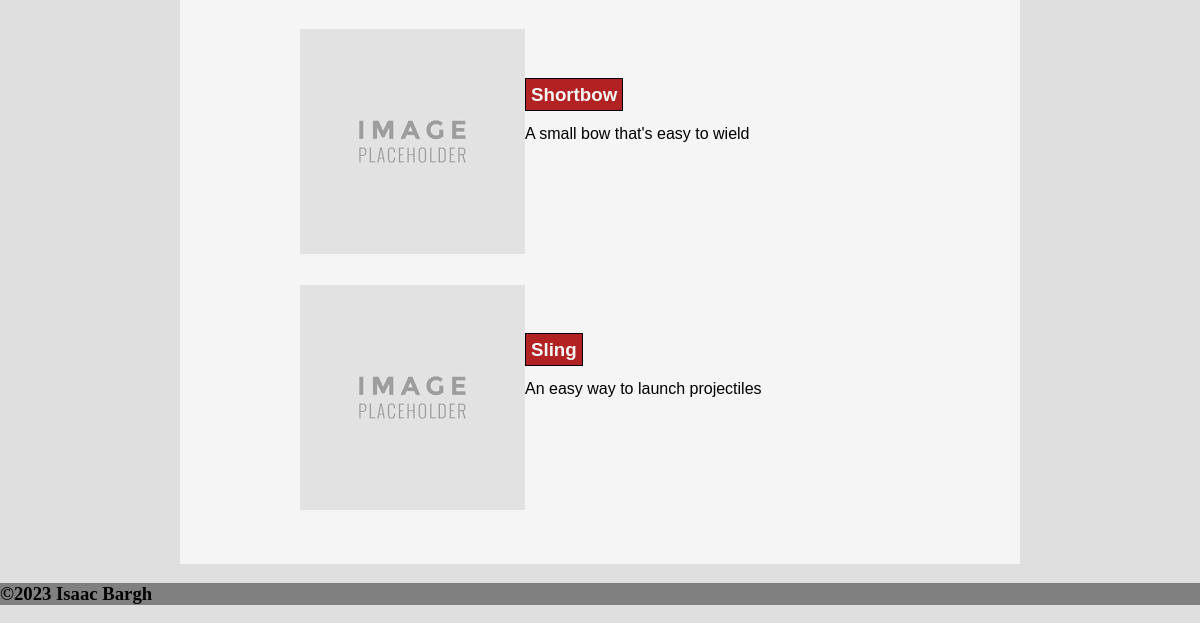
The app's page /all_equipment (lower part), older data.
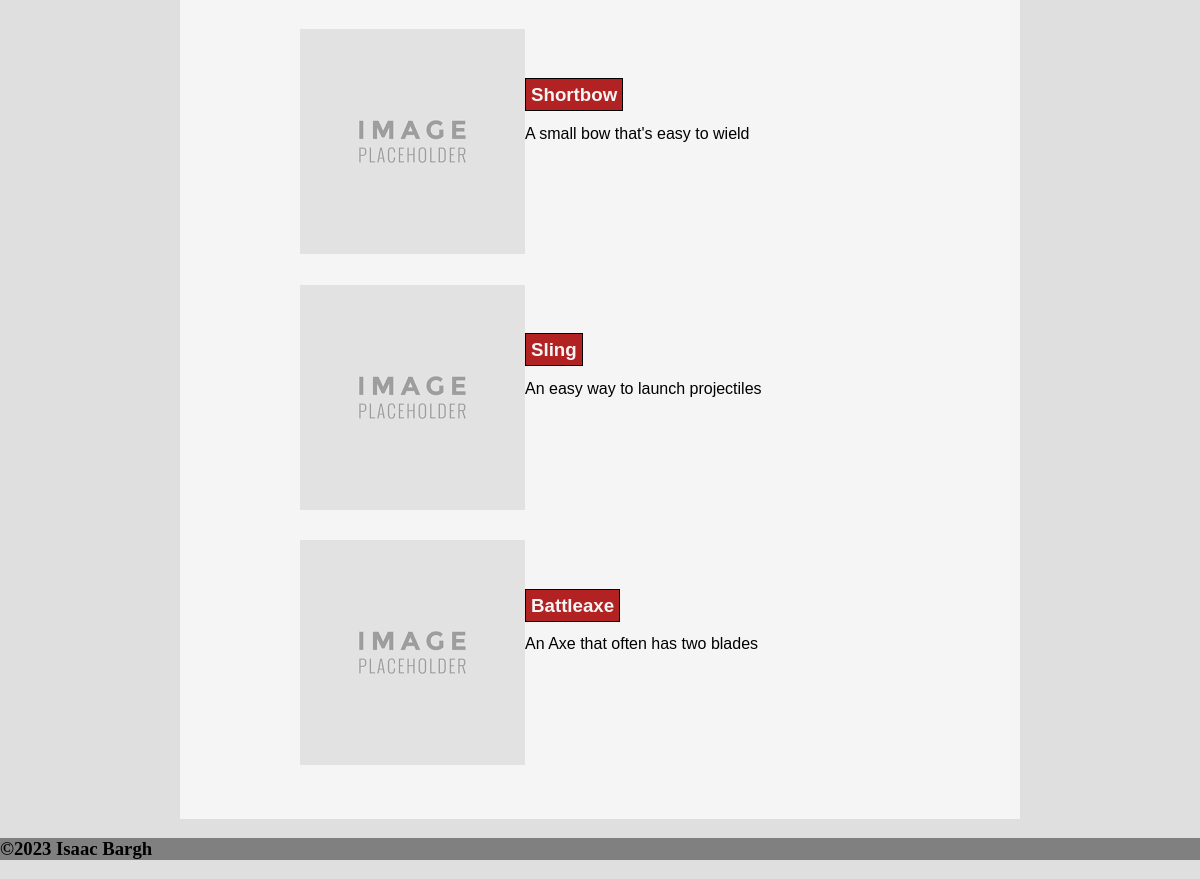
The same page, newer data.
### tables this page shows
CREATE TABLE Equipment (id INTEGER PRIMARY KEY AUTOINCREMENT, name TEXT, description TEXT, category INTEGER REFERENCES EquipmentCategory (id), image TEXT, summary TEXT);

### routes.py (the view)
@app.route('/all_equipment')
def all_equipment():
    equipment = sql_connect('SELECT * FROM Equipment')
    return render_template("all_equipment.html", title="Equipment", equipment=equipment)

### routes.py (called while the page is built)
def sql_connect(query):
    conn = sqlite3.connect('DnD.db')
    cur = conn.cursor()
    cur.execute(query)
    return cur.fetchall()

### templates/all_equipment.html (shortened to what this page needs)
{% extends 'layout.html' %}
{% block content %}
{%for item in equipment%}
<img class="all_img" src="/{{item[4]}}">
<br>
<br>
<h3>
    <a class="all_link" href= "/equipment/{{item[0]}}">
    {{item[1]}}
    </a>
</h3>
<P>{{item[5]}}</P>
<br>
<br>
<br>
<br>
<br>
<br>
<br>
{%endfor%}
{% endblock %}

### templates/layout.html (shortened to what this page needs)
<!DOCTYPE html>
<html lang="en">
<head>
    <link rel="stylesheet" href="/static/css/style.css"/>
</head>
<body>
    <main>
        {% block content %}{% endblock %}
    </main>
    <footer>
        <h3>&copy;2023 Isaac Bargh</h3>
    </footer>
</body>
</html>

### static/css/style.css (style rules this page uses)
body { font-family:Arial; background-color: rgb(223, 223, 223); margin: 0; font-size: 100%; }
main { background-color:whitesmoke; padding-left: 10%; padding-right: 10%; padding-top: 2%; padding-bottom: 2%; margin-top: 0; margin-bottom: 0; margin-right: 15%; margin-left: 15%; }
footer { background-color: gray; font-family: 'Lucida Sans'; margin-top: 0; }
.all_link { color: whitesmoke; text-decoration: none; background-color: firebrick; padding: 5px; border-style: solid; border-width: 1px; border-color: black; width: 50%; }
.all_img { float: left; }

Row changes from the older to the newer data that the page shows:
added Equipment: image (placeholder picture), name "Battleaxe", summary "An Axe that often has two blades"
